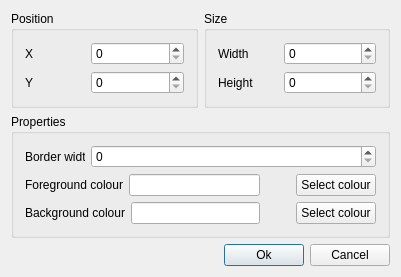
<?xml version="1.0" encoding="UTF-8"?>
<ui version="4.0">
 <class>EditRectangle</class>
 <widget class="QWidget" name="EditRectangle">
  <property name="geometry">
   <rect>
    <x>0</x>
    <y>0</y>
    <width>401</width>
    <height>272</height>
   </rect>
  </property>
  <property name="windowTitle">
   <string>Edit Rectangle - %1</string>
  </property>
  <layout class="QVBoxLayout" name="verticalLayout_4">
   <item>
    <layout class="QHBoxLayout" name="horizontalLayout_7">
     <item>
      <widget class="QGroupBox" name="groupBox_2">
       <property name="title">
        <string>Position</string>
       </property>
       <layout class="QVBoxLayout" name="verticalLayout">
        <item>
         <layout class="QHBoxLayout" name="horizontalLayout">
          <item>
           <widget class="QLabel" name="label">
            <property name="minimumSize">
             <size>
              <width>60</width>
              <height>0</height>
             </size>
            </property>
            <property name="maximumSize">
             <size>
              <width>60</width>
              <height>16777215</height>
             </size>
            </property>
            <property name="text">
             <string>X</string>
            </property>
           </widget>
          </item>
          <item>
           <widget class="QSpinBox" name="posX"/>
          </item>
         </layout>
        </item>
        <item>
         <layout class="QHBoxLayout" name="horizontalLayout_2">
          <item>
           <widget class="QLabel" name="label_2">
            <property name="minimumSize">
             <size>
              <width>60</width>
              <height>0</height>
             </size>
            </property>
            <property name="maximumSize">
             <size>
              <width>60</width>
              <height>16777215</height>
             </size>
            </property>
            <property name="text">
             <string>Y</string>
            </property>
           </widget>
          </item>
          <item>
           <widget class="QSpinBox" name="posY"/>
          </item>
         </layout>
        </item>
       </layout>
      </widget>
     </item>
     <item>
      <widget class="QGroupBox" name="groupBox">
       <property name="title">
        <string>Size</string>
       </property>
       <layout class="QVBoxLayout" name="verticalLayout_2">
        <item>
         <layout class="QHBoxLayout" name="horizontalLayout_3">
          <item>
           <widget class="QLabel" name="label_3">
            <property name="minimumSize">
             <size>
              <width>60</width>
              <height>0</height>
             </size>
            </property>
            <property name="maximumSize">
             <size>
              <width>60</width>
              <height>16777215</height>
             </size>
            </property>
            <property name="text">
             <string>Width</string>
            </property>
           </widget>
          </item>
          <item>
           <widget class="QSpinBox" name="rectWidth"/>
          </item>
         </layout>
        </item>
        <item>
         <layout class="QHBoxLayout" name="horizontalLayout_4">
          <item>
           <widget class="QLabel" name="label_4">
            <property name="minimumSize">
             <size>
              <width>60</width>
              <height>0</height>
             </size>
            </property>
            <property name="maximumSize">
             <size>
              <width>60</width>
              <height>16777215</height>
             </size>
            </property>
            <property name="text">
             <string>Height</string>
            </property>
           </widget>
          </item>
          <item>
           <widget class="QSpinBox" name="rectHeight"/>
          </item>
         </layout>
        </item>
       </layout>
      </widget>
     </item>
    </layout>
   </item>
   <item>
    <widget class="QGroupBox" name="groupBox_3">
     <property name="title">
      <string>Properties</string>
     </property>
     <layout class="QVBoxLayout" name="verticalLayout_3">
      <item>
       <layout class="QHBoxLayout" name="horizontalLayout_9">
        <item>
         <widget class="QLabel" name="label_7">
          <property name="minimumSize">
           <size>
            <width>60</width>
            <height>0</height>
           </size>
          </property>
          <property name="maximumSize">
           <size>
            <width>60</width>
            <height>16777215</height>
           </size>
          </property>
          <property name="text">
           <string>Border width</string>
          </property>
         </widget>
        </item>
        <item>
         <widget class="QSpinBox" name="borderwidth"/>
        </item>
       </layout>
      </item>
      <item>
       <layout class="QHBoxLayout" name="horizontalLayout_5">
        <item>
         <widget class="QLabel" name="label_5">
          <property name="minimumSize">
           <size>
            <width>0</width>
            <height>0</height>
           </size>
          </property>
          <property name="maximumSize">
           <size>
            <width>16777215</width>
            <height>16777215</height>
           </size>
          </property>
          <property name="text">
           <string>Foreground colour</string>
          </property>
         </widget>
        </item>
        <item>
         <widget class="QLineEdit" name="clHexForeground">
          <property name="readOnly">
           <bool>true</bool>
          </property>
         </widget>
        </item>
        <item>
         <widget class="QLabel" name="previewForeground">
          <property name="minimumSize">
           <size>
            <width>24</width>
            <height>0</height>
           </size>
          </property>
          <property name="maximumSize">
           <size>
            <width>24</width>
            <height>16777215</height>
           </size>
          </property>
          <property name="text">
           <string/>
          </property>
         </widget>
        </item>
        <item>
         <widget class="QPushButton" name="selectForeground">
          <property name="text">
           <string>Select colour</string>
          </property>
         </widget>
        </item>
       </layout>
      </item>
      <item>
       <layout class="QHBoxLayout" name="horizontalLayout_6">
        <item>
         <widget class="QLabel" name="label_6">
          <property name="minimumSize">
           <size>
            <width>0</width>
            <height>0</height>
           </size>
          </property>
          <property name="maximumSize">
           <size>
            <width>16777215</width>
            <height>16777215</height>
           </size>
          </property>
          <property name="text">
           <string>Background colour</string>
          </property>
         </widget>
        </item>
        <item>
         <widget class="QLineEdit" name="clHexBackground">
          <property name="readOnly">
           <bool>true</bool>
          </property>
         </widget>
        </item>
        <item>
         <widget class="QLabel" name="previewBackground">
          <property name="minimumSize">
           <size>
            <width>24</width>
            <height>0</height>
           </size>
          </property>
          <property name="maximumSize">
           <size>
            <width>24</width>
            <height>16777215</height>
           </size>
          </property>
          <property name="text">
           <string/>
          </property>
         </widget>
        </item>
        <item>
         <widget class="QPushButton" name="selectBackground">
          <property name="text">
           <string>Select colour</string>
          </property>
         </widget>
        </item>
       </layout>
      </item>
     </layout>
    </widget>
   </item>
   <item>
    <spacer name="verticalSpacer">
     <property name="orientation">
      <enum>Qt::Vertical</enum>
     </property>
     <property name="sizeHint" stdset="0">
      <size>
       <width>20</width>
       <height>40</height>
      </size>
     </property>
    </spacer>
   </item>
   <item>
    <layout class="QHBoxLayout" name="horizontalLayout_8">
     <item>
      <spacer name="horizontalSpacer">
       <property name="orientation">
        <enum>Qt::Horizontal</enum>
       </property>
       <property name="sizeHint" stdset="0">
        <size>
         <width>40</width>
         <height>20</height>
        </size>
       </property>
      </spacer>
     </item>
     <item>
      <widget class="QPushButton" name="ok">
       <property name="text">
        <string>Ok</string>
       </property>
       <property name="default">
        <bool>true</bool>
       </property>
      </widget>
     </item>
     <item>
      <widget class="QPushButton" name="cancel">
       <property name="text">
        <string>Cancel</string>
       </property>
      </widget>
     </item>
    </layout>
   </item>
  </layout>
 </widget>
 <layoutdefault spacing="6" margin="11"/>
 <resources/>
 <connections/>
</ui>
